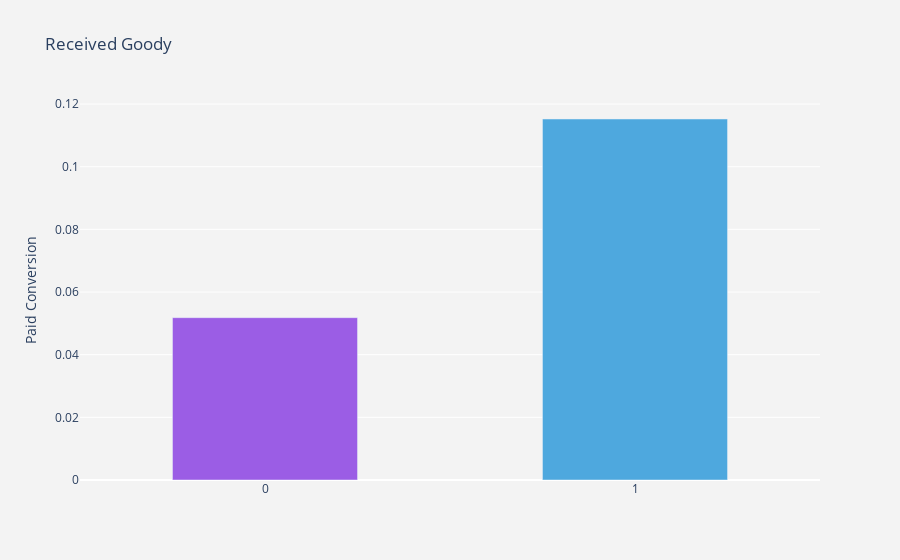

The cell this chart's notebook holds for it:
### Code cell
df_plot = dataset.groupby('received_goody').paid_user.mean().reset_index()
plot_data = [
    go.Bar(
        x=df_plot['received_goody'],
        y=df_plot['paid_user'],
        width = [0.5, 0.5],
        marker=dict(
        color=['#9b5de5', '#4ea8de'])
    )
]
plot_layout = go.Layout(
        xaxis={"type": "category"},
        yaxis={"title": "Paid Conversion"},
        title='Received Goody',
        plot_bgcolor  = 'rgb(243,243,243)',
        paper_bgcolor  = 'rgb(243,243,243)',
    )
fig = go.Figure(data=plot_data, layout=plot_layout)
pyoff.iplot(fig)

### Figure 1 — Plotly figure (JSON) as saved in the notebook; plotly's stock layout.template omitted (floating-point values rounded to 4 significant figures)
{"data": [{"marker": {"color": ["#9b5de5", "#4ea8de"]}, "type": "bar", "width": [0.5, 0.5], "x": [0, 1], "y": [0.05182, 0.1152]}], "layout": {"paper_bgcolor": "rgb(243,243,243)", "plot_bgcolor": "rgb(243,243,243)", "title": {"text": "Received Goody"}, "xaxis": {"type": "category"}, "yaxis": {"title": {"text": "Paid Conversion"}}}}
